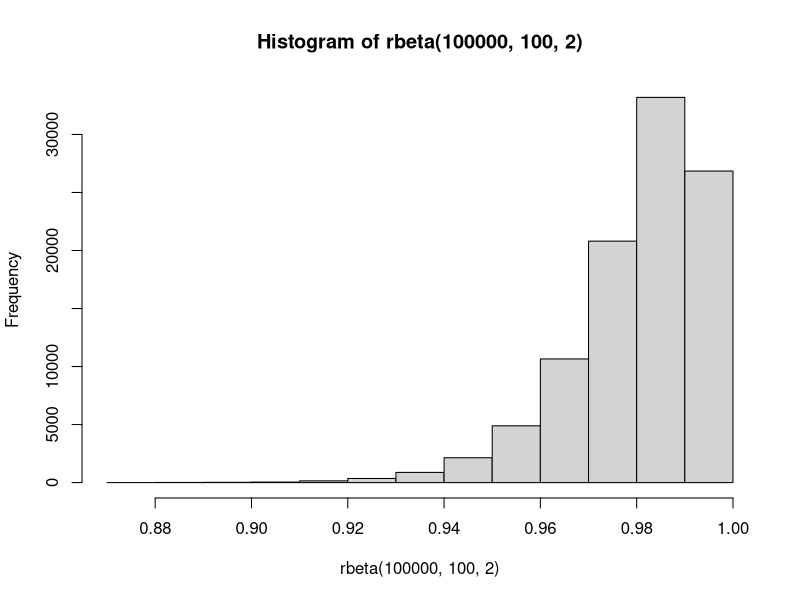
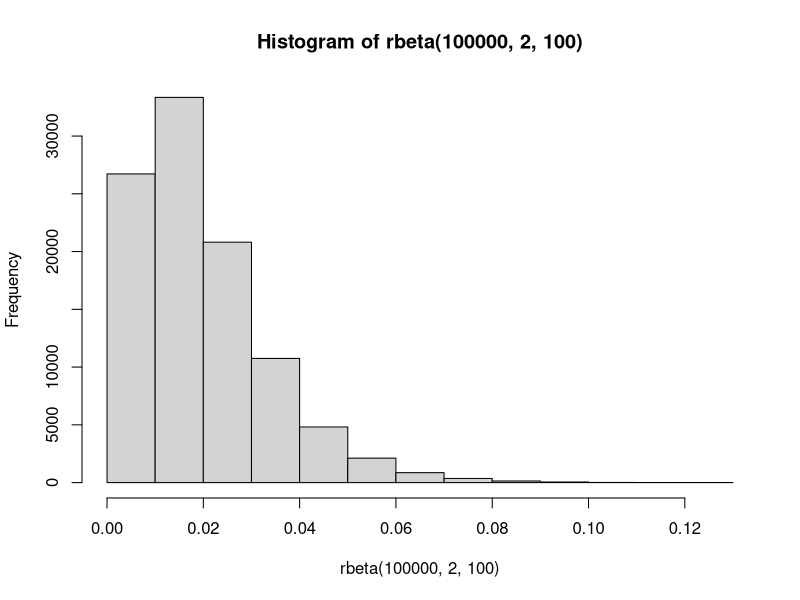
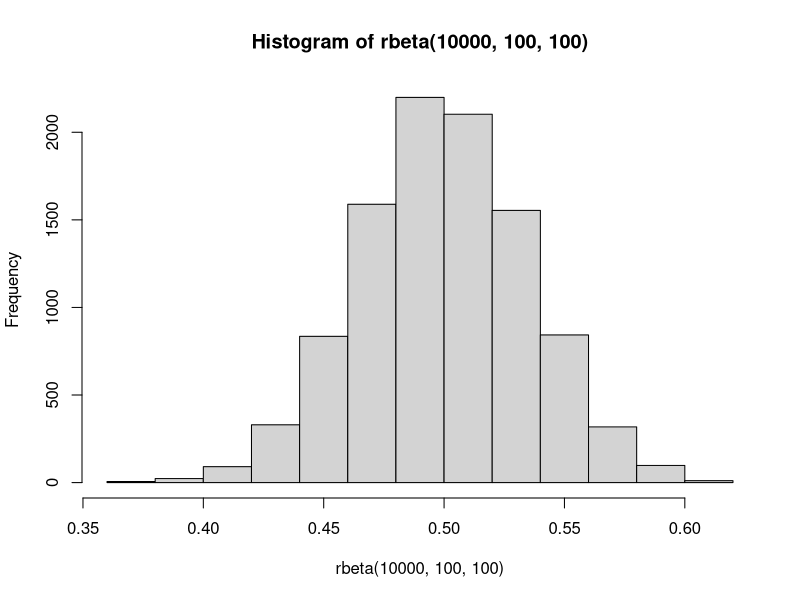

R code for these plots, in order:
## ---- chunk 1
options(scipen = 1)
## ---- chunk 2
hist(rbeta(100000,100,2))
## ---- chunk 3
hist(rbeta(100000,2,100))
## ---- chunk 4
hist(rbeta(10000,100,100))
